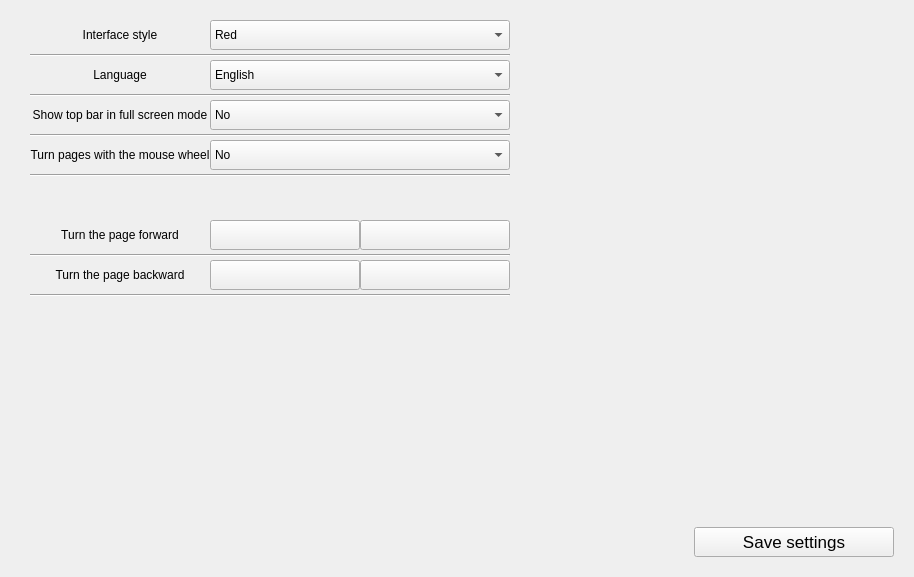
<?xml version="1.0" encoding="UTF-8"?>
<ui version="4.0">
 <class>Settings_ProgramLayout</class>
 <widget class="QFrame" name="Settings_ProgramLayout">
  <property name="geometry">
   <rect>
    <x>0</x>
    <y>0</y>
    <width>914</width>
    <height>577</height>
   </rect>
  </property>
  <property name="sizePolicy">
   <sizepolicy hsizetype="Expanding" vsizetype="Expanding">
    <horstretch>0</horstretch>
    <verstretch>0</verstretch>
   </sizepolicy>
  </property>
  <property name="windowTitle">
   <string>Frame</string>
  </property>
  <property name="styleSheet">
   <string notr="true"/>
  </property>
  <property name="frameShape">
   <enum>QFrame::NoFrame</enum>
  </property>
  <property name="frameShadow">
   <enum>QFrame::Raised</enum>
  </property>
  <layout class="QVBoxLayout" name="verticalLayout">
   <property name="spacing">
    <number>0</number>
   </property>
   <property name="leftMargin">
    <number>30</number>
   </property>
   <property name="topMargin">
    <number>20</number>
   </property>
   <property name="rightMargin">
    <number>20</number>
   </property>
   <property name="bottomMargin">
    <number>20</number>
   </property>
   <item>
    <layout class="QFormLayout" name="formLayout">
     <property name="sizeConstraint">
      <enum>QLayout::SetFixedSize</enum>
     </property>
     <property name="fieldGrowthPolicy">
      <enum>QFormLayout::FieldsStayAtSizeHint</enum>
     </property>
     <property name="horizontalSpacing">
      <number>0</number>
     </property>
     <property name="verticalSpacing">
      <number>0</number>
     </property>
     <item row="0" column="0">
      <widget class="QLabel" name="InterfaceStyle">
       <property name="minimumSize">
        <size>
         <width>180</width>
         <height>30</height>
        </size>
       </property>
       <property name="text">
        <string>Interface style</string>
       </property>
       <property name="alignment">
        <set>Qt::AlignCenter</set>
       </property>
      </widget>
     </item>
     <item row="0" column="1">
      <widget class="QComboBox" name="InterfaceStyleBox">
       <property name="minimumSize">
        <size>
         <width>300</width>
         <height>30</height>
        </size>
       </property>
       <property name="maximumSize">
        <size>
         <width>300</width>
         <height>30</height>
        </size>
       </property>
       <property name="currentText">
        <string notr="true">Red</string>
       </property>
       <property name="insertPolicy">
        <enum>QComboBox::InsertAtCurrent</enum>
       </property>
       <item>
        <property name="text">
         <string notr="true">Red</string>
        </property>
       </item>
      </widget>
     </item>
     <item row="1" column="0" colspan="2">
      <widget class="Line" name="line_62">
       <property name="minimumSize">
        <size>
         <width>0</width>
         <height>10</height>
        </size>
       </property>
       <property name="maximumSize">
        <size>
         <width>480</width>
         <height>10</height>
        </size>
       </property>
       <property name="orientation">
        <enum>Qt::Horizontal</enum>
       </property>
      </widget>
     </item>
     <item row="2" column="0">
      <widget class="QLabel" name="label_2">
       <property name="minimumSize">
        <size>
         <width>180</width>
         <height>30</height>
        </size>
       </property>
       <property name="text">
        <string>Language</string>
       </property>
       <property name="alignment">
        <set>Qt::AlignCenter</set>
       </property>
      </widget>
     </item>
     <item row="2" column="1">
      <widget class="QComboBox" name="LanguageBox">
       <property name="minimumSize">
        <size>
         <width>300</width>
         <height>30</height>
        </size>
       </property>
       <property name="maximumSize">
        <size>
         <width>300</width>
         <height>30</height>
        </size>
       </property>
       <property name="currentText">
        <string notr="true">English</string>
       </property>
       <item>
        <property name="text">
         <string notr="true">English</string>
        </property>
       </item>
       <item>
        <property name="text">
         <string notr="true">Русский</string>
        </property>
       </item>
      </widget>
     </item>
     <item row="3" column="0" colspan="2">
      <widget class="Line" name="line_63">
       <property name="minimumSize">
        <size>
         <width>0</width>
         <height>10</height>
        </size>
       </property>
       <property name="maximumSize">
        <size>
         <width>480</width>
         <height>10</height>
        </size>
       </property>
       <property name="orientation">
        <enum>Qt::Horizontal</enum>
       </property>
      </widget>
     </item>
     <item row="4" column="0">
      <widget class="QLabel" name="TopBarShow">
       <property name="minimumSize">
        <size>
         <width>180</width>
         <height>30</height>
        </size>
       </property>
       <property name="text">
        <string>Show top bar in full screen mode</string>
       </property>
       <property name="alignment">
        <set>Qt::AlignCenter</set>
       </property>
      </widget>
     </item>
     <item row="4" column="1">
      <widget class="QComboBox" name="TopBarShowBox">
       <property name="minimumSize">
        <size>
         <width>300</width>
         <height>30</height>
        </size>
       </property>
       <property name="maximumSize">
        <size>
         <width>300</width>
         <height>30</height>
        </size>
       </property>
       <property name="currentText">
        <string>No</string>
       </property>
       <item>
        <property name="text">
         <string>No</string>
        </property>
       </item>
       <item>
        <property name="text">
         <string>Yes</string>
        </property>
       </item>
      </widget>
     </item>
     <item row="5" column="0" colspan="2">
      <widget class="Line" name="line_64">
       <property name="minimumSize">
        <size>
         <width>0</width>
         <height>10</height>
        </size>
       </property>
       <property name="maximumSize">
        <size>
         <width>480</width>
         <height>10</height>
        </size>
       </property>
       <property name="orientation">
        <enum>Qt::Horizontal</enum>
       </property>
      </widget>
     </item>
     <item row="6" column="0">
      <widget class="QLabel" name="TurnByWheel">
       <property name="minimumSize">
        <size>
         <width>180</width>
         <height>30</height>
        </size>
       </property>
       <property name="maximumSize">
        <size>
         <width>180</width>
         <height>30</height>
        </size>
       </property>
       <property name="text">
        <string>Turn pages with the mouse wheel</string>
       </property>
       <property name="alignment">
        <set>Qt::AlignCenter</set>
       </property>
      </widget>
     </item>
     <item row="6" column="1">
      <widget class="QComboBox" name="TurnByWheelBox">
       <property name="minimumSize">
        <size>
         <width>300</width>
         <height>30</height>
        </size>
       </property>
       <property name="maximumSize">
        <size>
         <width>180</width>
         <height>30</height>
        </size>
       </property>
       <property name="currentText">
        <string>No</string>
       </property>
       <item>
        <property name="text">
         <string>No</string>
        </property>
       </item>
       <item>
        <property name="text">
         <string>Yes</string>
        </property>
       </item>
      </widget>
     </item>
     <item row="7" column="0" colspan="2">
      <widget class="Line" name="line_65">
       <property name="minimumSize">
        <size>
         <width>0</width>
         <height>10</height>
        </size>
       </property>
       <property name="maximumSize">
        <size>
         <width>480</width>
         <height>10</height>
        </size>
       </property>
       <property name="orientation">
        <enum>Qt::Horizontal</enum>
       </property>
      </widget>
     </item>
     <item row="8" column="0">
      <spacer name="verticalSpacer_2">
       <property name="orientation">
        <enum>Qt::Vertical</enum>
       </property>
       <property name="sizeType">
        <enum>QSizePolicy::Fixed</enum>
       </property>
       <property name="sizeHint" stdset="0">
        <size>
         <width>20</width>
         <height>40</height>
        </size>
       </property>
      </spacer>
     </item>
     <item row="9" column="0">
      <widget class="QLabel" name="TurnForward">
       <property name="minimumSize">
        <size>
         <width>180</width>
         <height>30</height>
        </size>
       </property>
       <property name="maximumSize">
        <size>
         <width>180</width>
         <height>30</height>
        </size>
       </property>
       <property name="text">
        <string>Turn the page forward</string>
       </property>
       <property name="alignment">
        <set>Qt::AlignCenter</set>
       </property>
      </widget>
     </item>
     <item row="9" column="1">
      <layout class="QHBoxLayout" name="horizontalLayout">
       <property name="spacing">
        <number>0</number>
       </property>
       <property name="bottomMargin">
        <number>0</number>
       </property>
       <item>
        <widget class="QPushButton" name="FTurnForward">
         <property name="minimumSize">
          <size>
           <width>150</width>
           <height>30</height>
          </size>
         </property>
         <property name="maximumSize">
          <size>
           <width>150</width>
           <height>30</height>
          </size>
         </property>
         <property name="text">
          <string/>
         </property>
         <property name="checkable">
          <bool>true</bool>
         </property>
        </widget>
       </item>
       <item>
        <widget class="QPushButton" name="STurnForward">
         <property name="minimumSize">
          <size>
           <width>150</width>
           <height>30</height>
          </size>
         </property>
         <property name="maximumSize">
          <size>
           <width>150</width>
           <height>30</height>
          </size>
         </property>
         <property name="text">
          <string/>
         </property>
         <property name="checkable">
          <bool>true</bool>
         </property>
        </widget>
       </item>
      </layout>
     </item>
     <item row="10" column="0" colspan="2">
      <widget class="Line" name="line_66">
       <property name="minimumSize">
        <size>
         <width>0</width>
         <height>10</height>
        </size>
       </property>
       <property name="maximumSize">
        <size>
         <width>480</width>
         <height>10</height>
        </size>
       </property>
       <property name="orientation">
        <enum>Qt::Horizontal</enum>
       </property>
      </widget>
     </item>
     <item row="11" column="0">
      <widget class="QLabel" name="TurnBackward">
       <property name="minimumSize">
        <size>
         <width>180</width>
         <height>30</height>
        </size>
       </property>
       <property name="maximumSize">
        <size>
         <width>180</width>
         <height>30</height>
        </size>
       </property>
       <property name="text">
        <string>Turn the page backward</string>
       </property>
       <property name="alignment">
        <set>Qt::AlignCenter</set>
       </property>
      </widget>
     </item>
     <item row="11" column="1">
      <layout class="QHBoxLayout" name="horizontalLayout_2">
       <property name="spacing">
        <number>0</number>
       </property>
       <property name="bottomMargin">
        <number>0</number>
       </property>
       <item>
        <widget class="QPushButton" name="FTurnBackward">
         <property name="minimumSize">
          <size>
           <width>150</width>
           <height>30</height>
          </size>
         </property>
         <property name="maximumSize">
          <size>
           <width>150</width>
           <height>30</height>
          </size>
         </property>
         <property name="text">
          <string/>
         </property>
         <property name="checkable">
          <bool>true</bool>
         </property>
        </widget>
       </item>
       <item>
        <widget class="QPushButton" name="STurnBackward">
         <property name="minimumSize">
          <size>
           <width>150</width>
           <height>30</height>
          </size>
         </property>
         <property name="maximumSize">
          <size>
           <width>150</width>
           <height>30</height>
          </size>
         </property>
         <property name="text">
          <string/>
         </property>
         <property name="checkable">
          <bool>true</bool>
         </property>
        </widget>
       </item>
      </layout>
     </item>
     <item row="12" column="0" colspan="2">
      <widget class="Line" name="line_67">
       <property name="minimumSize">
        <size>
         <width>0</width>
         <height>10</height>
        </size>
       </property>
       <property name="maximumSize">
        <size>
         <width>480</width>
         <height>10</height>
        </size>
       </property>
       <property name="orientation">
        <enum>Qt::Horizontal</enum>
       </property>
      </widget>
     </item>
    </layout>
   </item>
   <item>
    <layout class="QHBoxLayout" name="horizontalLayout_4">
     <property name="rightMargin">
      <number>0</number>
     </property>
     <property name="bottomMargin">
      <number>0</number>
     </property>
     <item>
      <spacer name="horizontalSpacer">
       <property name="orientation">
        <enum>Qt::Horizontal</enum>
       </property>
       <property name="sizeHint" stdset="0">
        <size>
         <width>40</width>
         <height>20</height>
        </size>
       </property>
      </spacer>
     </item>
     <item>
      <widget class="QPushButton" name="SaveButton">
       <property name="sizePolicy">
        <sizepolicy hsizetype="Preferred" vsizetype="Fixed">
         <horstretch>0</horstretch>
         <verstretch>0</verstretch>
        </sizepolicy>
       </property>
       <property name="minimumSize">
        <size>
         <width>200</width>
         <height>30</height>
        </size>
       </property>
       <property name="maximumSize">
        <size>
         <width>200</width>
         <height>30</height>
        </size>
       </property>
       <property name="font">
        <font>
         <pointsize>13</pointsize>
        </font>
       </property>
       <property name="text">
        <string>Save settings</string>
       </property>
      </widget>
     </item>
    </layout>
   </item>
  </layout>
 </widget>
 <resources/>
 <connections/>
</ui>
